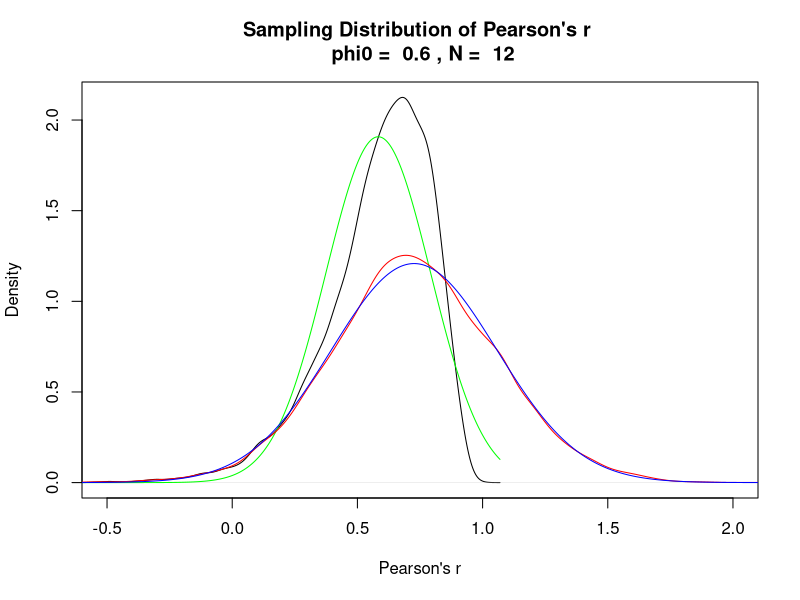
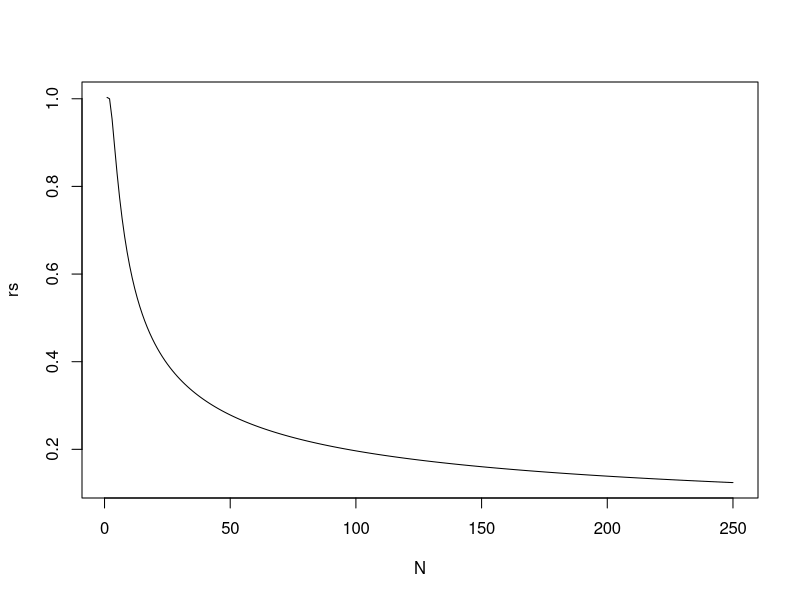
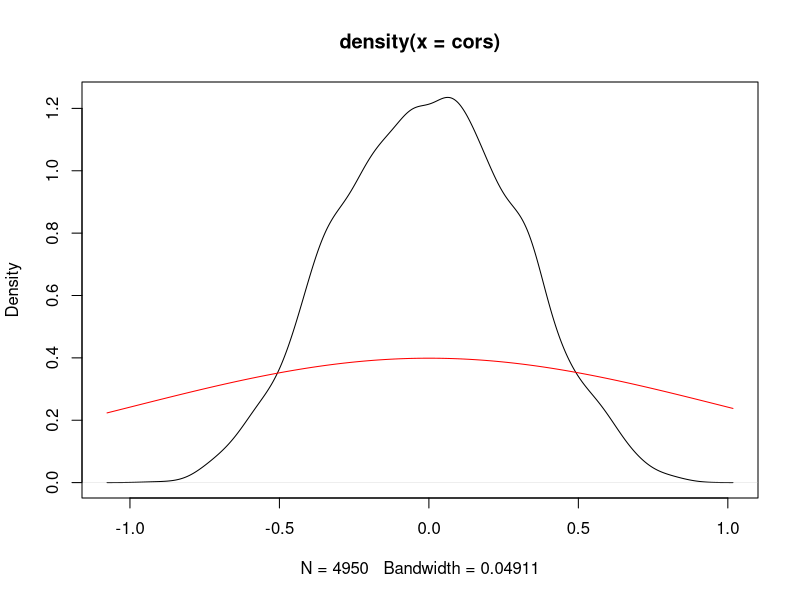
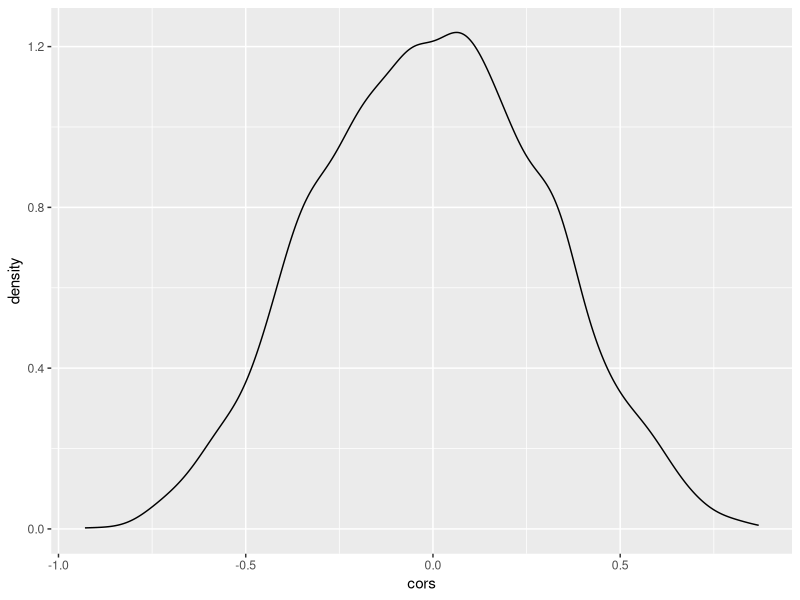

R code for these plots, in order: (Note: this script raises an error after producing the figures.)
library(tidyverse)

## Pearson’s r Correlation Simulator
## https://rlanders.net/correlation-simulator/
## Info about sampling distribution of pearson r: http://davidmlane.com/hyperstat/A98696.html

## Population of Pearson's r 
sample_n <- 12 ## Setting of sample size
phi0 <- 0.6    ## Setting of correlation

## making of sampling distribution of pearson's r
i = 10000
cors <- NULL

while (i > 0) {
  ## Step 1
  X <- rnorm(sample_n)
  rawY <- rnorm(sample_n)
  
  ## Step 2
  Y <- X*phi0 + rawY*((1-phi0^2)^0.5)
  
  ## Step 3
  ## by the formula of test statistics, see https://en.wikipedia.org/wiki/Pearson_correlation_coefficient
  cors <- c(cors,
            (sum((X-mean(X))*(Y-mean(Y)))/(sqrt(sum((X-mean(X))^2))*sqrt(sum((Y-mean(Y))^2))) )  
          )

  i = i - 1
}

## Fihser transformation
F_cors <- (1/2)*log((1+cors)/(1-cors))

paste0("Before Fisher transformation, in this sampling distribution of Pearson's r, ",
       phi0,
       ", the average is ",round(mean(cors),2),
       ", the variance is ", round(var(cors),3),
       "."
)

paste0("After Fisher transformation, in this sampling distribution of Pearson's r, ",
       phi0,
       ", the average is ",round(mean(F_cors),2),
       ", the variance is ", round(var(F_cors),3),
       " that approaches the estimated variance: ",
       round(1/(sample_n-3),3)
)


## Biased sampling: correlation < 0
#if(phi0 >=0){
#  prop = sum(cors < 0)/length(cors)
#} else{
#  prop = sum(cors > 0)/length(cors)
#}
#paste0("There are ", prop," sampled correlations on the other direction.")

## Draw sampling correlations by raw scores 
cors_d <- density(cors, n = 10000)
## Draw sampling correlations by Fisher transformation 
F_cors_d <- density(F_cors, n = 10000)
plot(cors_d,
     main = paste("Sampling Distribution of Pearson's r \n phi0 = ",phi0,", N = ",sample_n),
     xlab = "Pearson's r",
     ylab = "Density",
     xlim = c(-0.5,2))
lines(x=cors_d$x,y=dnorm(cors_d$x,mean(cors),sd(cors)),col="green")
lines(F_cors_d,col="red")
lines(x=F_cors_d$x,y=dnorm(F_cors_d$x,mean(F_cors),sd(F_cors)),col="blue")

sum((F_cors_d$y - dnorm(F_cors_d$x,mean(F_cors),sd(F_cors)))^2)

## Critical t at alpha = .05 and sample size
## Source: https://en.wikipedia.org/wiki/Pearson_correlation_coefficient#Testing_using_Student's_t-distribution
N <- 1:250
rs <- qt(.975,N)/sqrt(N - 2 + qt(.975,N)^2)
plot(rs ~ N, type="l")



## Source: https://stats.stackexchange.com/questions/191937/what-is-the-distribution-of-sample-correlation-coefficients-between-two-uncorrel
## 



m <- sapply(X = 1:100, FUN = function(x) rnorm(12))

cors <- cor(m, method = "pearson") 
cors <- cors[upper.tri(cors)] ## Get upper correlations

density(cors) %>% plot()
lines(x=density(cors)$x,y=dnorm(density(cors)$x), col="red")


df <- data.frame(id = 1:length(cors),cors)

p <- ggplot(df, aes(x=cors)) +
  geom_density()
p


cor.data <- cors[upper.tri(cors, diag = FALSE)] %>%  # we're only interested in one of the off-diagonals, otherwise there'd be duplicates
  as.data.frame()  # that's how ggplot likes it
summary(cor.data)
colnames(cor.data) <- "pearson"
pearson.p <- function(r, n) {
  pofr <- ((1-r^2)^((n-4)/2))/beta(a = 1/2, b = (n-2)/2)
  return(pofr)
}
#g <- NULL
g <- ggplot(data = cor.data, mapping = aes(x = pearson)) + 
  xlim(-1,1) +  # actual limits of pearsons r
  geom_histogram(mapping = aes(y = ..density..)) +
  stat_function(fun = pearson.p, colour = "red", args = list(n = nrow(m)))
g


## Check: https://stats.stackexchange.com/questions/195496/expected-correlation-of-sample-correlations
## Expected correlation of sample correlations

library(MASS)

pxz =  0.10   # population correlation of X and Z
pyz =  0.05   # population correlation of Y and Z
pxy = -0.50   # population correlation of X and Y
N = 100000    # population size
n = 100       # sample size
m = 1000      # number of samples to draw

# generate population data
data = mvrnorm(N, mu=c(0, 0, 0), Sigma=matrix(c(1, pxy, pxz, pxy, 1, pyz, pxz, pyz, 1), 3));
X = data[, 1]
Y = data[, 2]
Z = data[, 3]

# verify the sampling distribution of rxz and ryz
r = t(sapply(1:m, function(., i=sample(N, n)) c(cor(X[i], Z[i]), cor(Y[i], Z[i]))))
tanh(apply(atanh(r), 2, mean)) # ~= c(pxz, pyz)
apply(atanh(r), 2, sd) # ~= 1/sqrt(n-3) * sqrt(N-n)/sqrt(N-1)

# calculate the correlation of m sample correlations 100 times
vals = replicate(100,cor(t(sapply(1:m, function(., i=sample(N, n)) c(cor(X[i], Z[i]), cor(Y[i], Z[i])))))[2])
mean(vals) # ~= pxy
